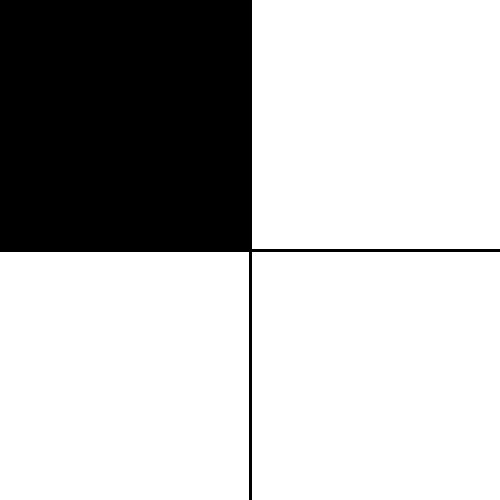
Frame 1 (no input)
Frame 60 (the mouse pressed at the canvas centre just before this capture): identical to frame 1, image omitted
Frame 120 (the mouse held since frame 60 and released just before this capture): identical to frame 1, image omitted

The Processing sketch that drew this single still picture (run headless with seeded random() and noise(); from frame 60 on, the mouse is pressed at the canvas centre):

// Processing sketch: elseIfQuadrante
// ── elseIfQuadrante.pde
void setup()
{
  size(500,500);
  background(255);
  fill(0);
  strokeWeight(3);
}

void draw()
{
  background(255);
  line(0,height/2,width,height/2);
  line(width/2,0,width/2,height);
  if(mouseX <= width/2 && mouseY <= height/2)
  {
    rect(0,0,width/2,height/2);
  }
  else
  {
    if(mouseX <= width/2 && mouseY >= height/2)
    {
      rect(0,height/2,width/2,height/2);
    }
    else
    {
      if(mouseX >= width/2 && mouseY <= height/2)
      {
        rect(width/2,0,width/2,height/2);
      }
      else
      {
        if(mouseX >= width/2 && mouseY >= height/2)
        {
          rect(width/2,height/2,width/2,height/2);
        }
      }
    }
  }
}
